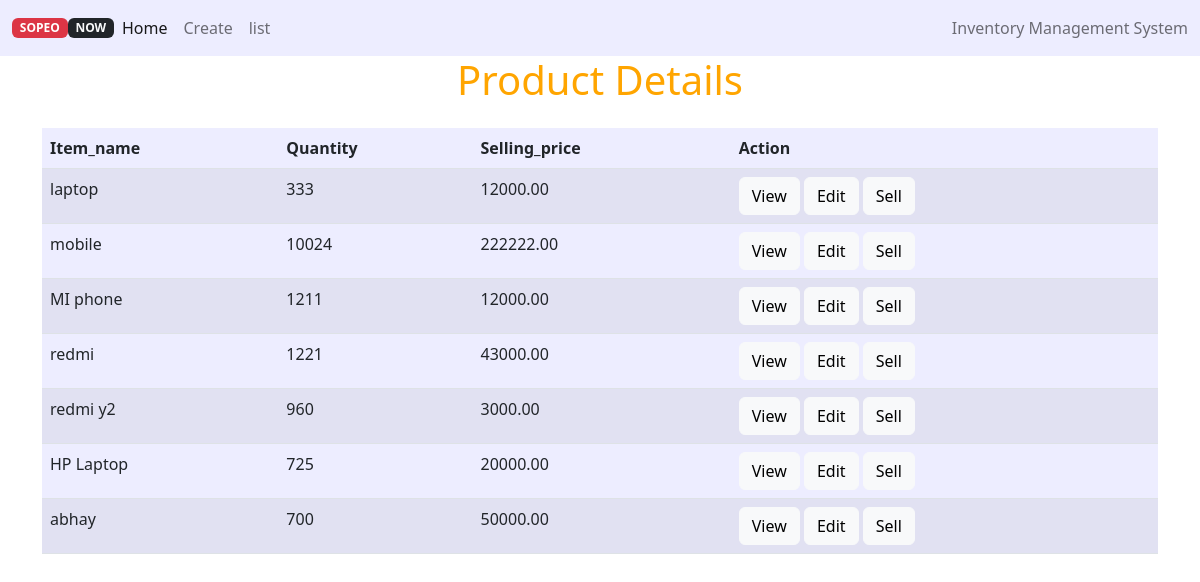
Page /ims/show/ on the committed database.
### IMS/models.py (models this page shows, shortened)
class create_item(models.Model):
   Item_name= models.CharField(max_length=100)
   Quantity=models.PositiveIntegerField()
   Quantity_buy=models.PositiveIntegerField()
   Selling_price=models.DecimalField(max_digits=10, decimal_places=2)
   sell_item=models.PositiveIntegerField(blank=True,null=True)

### IMS/views.py (the view)
# urls.py: path('show/',views.ShowProduct.as_view(),name='show_product'),
class ShowProduct(View):
    def get(self,request):
        product_list = create_item.objects.all()
        template_name = 'testing/show_product.html'
        context = {'product_list': product_list}
        return render(request, template_name, context)

### IMS/templates/testing/show_product.html (shortened to what this page needs)
<!doctype html>
<html lang="en">
<head>
  <link href="https://cdn.jsdelivr.net/npm/bootstrap@5.2.1/dist/css/bootstrap.min.css" rel="stylesheet"
>
</head>
<body>
  <nav class="navbar navbar-expand-lg navbar-light " style="background-color: #EDEDFF";>
    <div class="container-fluid">
      <span class="badge bg-danger">SOPEO</span><span class="badge bg-dark text-light">NOW</span>
      <div class="collapse navbar-collapse" id="navbarText">
        <ul class="navbar-nav me-auto mb-2 mb-lg-0">
          <li class="nav-item">
            <a class="nav-link active" aria-current="page" href="http://127.0.0.1:8000">Home</a>
          </li>
          <li class="nav-item">
            <a class="nav-link" href="http://127.0.0.1:8000/create_Item/">Create</a>
          </li>
          <li class="nav-item">
            <a class="nav-link" href="http://127.0.0.1:8000/ims/show/">list</a>
          </li>
        </ul>
        <span class="navbar-text">
          Inventory Management System
        </span>
      </div>
    </div>
  </nav>
    <h1 style="text-align:center;color:orange">Product Details</h1>
    <div class="container mt-4" >
         <table class="table table-striped mt-3" style="background-color: #EDEDFF"; >
           <thead class=>
             <tr>
               <th>Item_name</th>
               <th>Quantity</th>
               <th>Selling_price</th>
               <th>Action</th>
             </tr>
           </thead>
           <tbody>{% for product in product_list %}
             <tr>
               <td>{{product.Item_name}} </td>
               <td>{{product.Quantity}}</td>
               <td>{{product.Selling_price}}</td>
               <td> <a href="{% url 'view_item' product.id %}" class="btn btn-light">View</a>
                <a href="{% url 'edit_item' product.id %}" class="btn btn-light ">Edit</a>
                <a href="{% url 'sellitem' product.id %}" class="btn btn-light">Sell</a>
                </td>
             </tr>
             {% endfor %}
           </tbody>
         </table>
    </div>
</body>
</html>

### rows in the picture
create_item: Item_name "laptop", Quantity "333", Selling_price "12000.00"
create_item: Item_name "mobile", Quantity "10024", Selling_price "222222.00"
create_item: Item_name "MI phone", Quantity "1211", Selling_price "12000.00"
create_item: Item_name "redmi", Quantity "1221", Selling_price "43000.00"
create_item: Item_name "redmi y2", Quantity "960", Selling_price "3000.00"
create_item: Item_name "HP Laptop", Quantity "725", Selling_price "20000.00"
create_item: Item_name "abhay", Quantity "700", Selling_price "50000.00"
